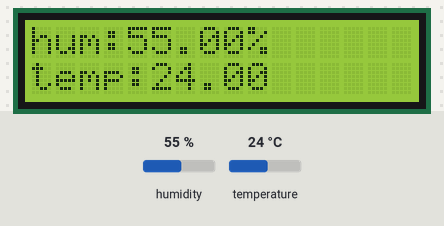
A sketch run on a simulated Arduino Uno, built with avr-gcc and run on an emulated ATmega328P. Parts: 16×2 character LCD. The inputs (shaded band) are chosen by the test bench; at power-on: humidity 55 %, temperature 24 °C.

Above: at 2.6 s.
2.7 s: humidity set to 22 %
At 5.3 s:
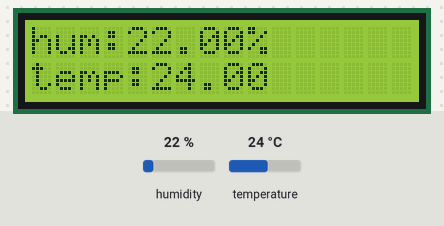
5.7 s: temperature set to 12 °C
At 6.7 s:
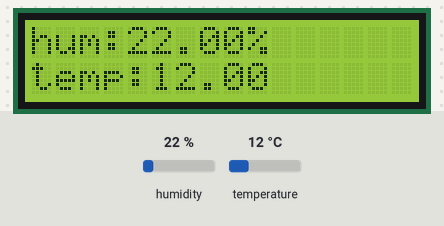
8.7 s: humidity set to 40 %
At 10.5 s:
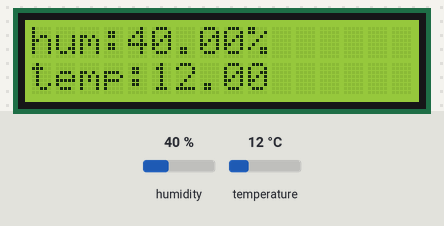
11.7 s: temperature set to 19 °C
At 13.0 s:
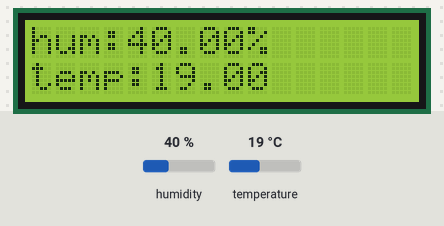
Timing chart, 0 to 14.7 s (numbered marks = the images above; inputs shaded):
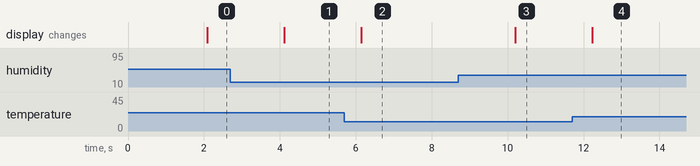

Measured:
- after the input at 2.7 s, the display: changes after 1.4 s (image 1)
- after the input at 5.7 s, the display: changes after 0.44 s (image 2)
- after the input at 8.7 s, the display: changes after 1.5 s (image 3)
- after the input at 11.7 s, the display: changes after 0.52 s (image 4)

The sketch:

tempature_sensor_lcd_final.ino
```cpp
#include <LiquidCrystal.h>
#include <DHT.h>
#include <DHT_U.h>

LiquidCrystal lcd(12,11,5,4,3,2);
DHT dht(3, DHT11);

void setup() {
  dht.begin();
  lcd.begin(16,2);

}

void loop() {
  delay(2000);
  float h = dht.readHumidity();
  float t = dht.readTemperature();
  lcd.setCursor(0,0);
  lcd.print("hum:");
  lcd.print(h);
  lcd.print("% ");
  lcd.setCursor(0,1);
  lcd.print("temp:");
  lcd.print(t);
}
```
